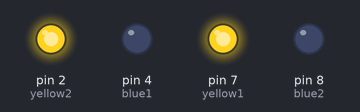
Bench run of a sketch on a simulated Arduino Uno, built with avr-gcc and run on an emulated ATmega328P. Shown: output pins drawn as LEDs (lit = HIGH).

Above: at 0.1 s.
At 0.6 s:
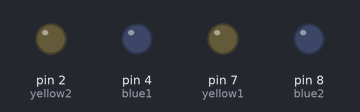
At 20.1 s:
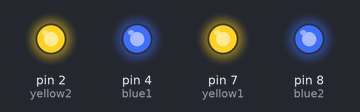
At 38.6 s:
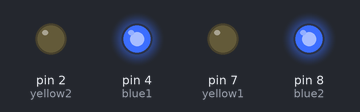
Timing chart, 0 to 40.0 s (numbered marks = the images above):
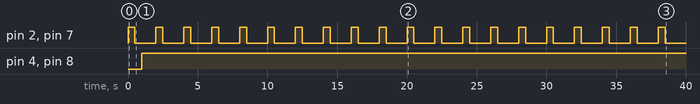

The sketch:

first_circuit_program_1.ino
```cpp
// first circuit program

int yellow1 = 7;
int yellow2 = 2;
int blue1 	= 4;
int blue2	= 8;

void setup()
{
	pinMode(yellow1, OUTPUT);
	pinMode(yellow2, OUTPUT);
	pinMode(blue1,OUTPUT);
	pinMode(blue2, OUTPUT);
}

void loop()
{
	digitalWrite(yellow1, HIGH);
	digitalWrite(yellow2, HIGH);
	delay(500);
	digitalWrite(yellow1, LOW);
	digitalWrite(yellow2, LOW);
	delay(500);
	digitalWrite(blue1, HIGH);
	digitalWrite(blue2, HIGH);
	delay(500);
	digitalWrite(blue1, HIGH);
	digitalWrite(blue2, HIGH);
	delay(500);
}
```

Measured:
- by itself, pin 2 (yellow2), pin 7 (yellow1): alternates HIGH for 0.50 s and LOW for 1.5 s
- by itself, pin 4 (blue1), pin 8 (blue2): LOW → HIGH at 1.0 s
